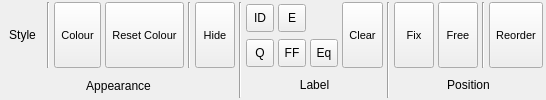
      <widget class="QWidget" name="SelectionTab">
       <attribute name="title">
        <string>Selection</string>
       </attribute>
       <layout class="QHBoxLayout" name="horizontalLayout_3">
        <property name="spacing">
         <number>4</number>
        </property>
        <property name="margin">
         <number>2</number>
        </property>
        <item>
         <layout class="QGridLayout" name="gridLayout_15">
          <property name="verticalSpacing">
           <number>6</number>
          </property>
          <item row="0" column="0">
           <widget class="TMenuButton" name="SelectionAppearanceStyleButton">
            <property name="sizePolicy">
             <sizepolicy hsizetype="Preferred" vsizetype="Fixed">
              <horstretch>0</horstretch>
              <verstretch>0</verstretch>
             </sizepolicy>
            </property>
            <property name="minimumSize">
             <size>
              <width>40</width>
              <height>66</height>
             </size>
            </property>
            <property name="maximumSize">
             <size>
              <width>56</width>
              <height>66</height>
             </size>
            </property>
            <property name="toolTip">
             <string>Set the rendering style of the current selection</string>
            </property>
            <property name="text">
             <string>Style</string>
            </property>
            <property name="iconSize">
             <size>
              <width>30</width>
              <height>30</height>
             </size>
            </property>
            <property name="checkable">
             <bool>false</bool>
            </property>
            <property name="autoExclusive">
             <bool>false</bool>
            </property>
            <property name="toolButtonStyle">
             <enum>Qt::ToolButtonTextUnderIcon</enum>
            </property>
            <property name="autoRaise">
             <bool>true</bool>
            </property>
           </widget>
          </item>
          <item row="0" column="2">
           <widget class="TMenuButton" name="SelectionAppearanceColourButton">
            <property name="sizePolicy">
             <sizepolicy hsizetype="Preferred" vsizetype="Fixed">
              <horstretch>0</horstretch>
              <verstretch>0</verstretch>
             </sizepolicy>
            </property>
            <property name="minimumSize">
             <size>
              <width>40</width>
              <height>66</height>
             </size>
            </property>
            <property name="maximumSize">
             <size>
              <width>128</width>
              <height>66</height>
             </size>
            </property>
            <property name="font">
             <font>
              <pointsize>8</pointsize>
             </font>
            </property>
            <property name="toolTip">
             <string>Set the individual colour of the current selection (for Own scheme)</string>
            </property>
            <property name="text">
             <string>Colour</string>
            </property>
            <property name="iconSize">
             <size>
              <width>30</width>
              <height>30</height>
             </size>
            </property>
            <property name="checkable">
             <bool>false</bool>
            </property>
            <property name="checked">
             <bool>false</bool>
            </property>
            <property name="autoExclusive">
             <bool>false</bool>
            </property>
            <property name="toolButtonStyle">
             <enum>Qt::ToolButtonTextUnderIcon</enum>
            </property>
            <property name="autoRaise">
             <bool>false</bool>
            </property>
           </widget>
          </item>
          <item row="0" column="1">
           <widget class="Line" name="line_2">
            <property name="orientation">
             <enum>Qt::Vertical</enum>
            </property>
           </widget>
          </item>
          <item row="0" column="5">
           <widget class="TMenuButton" name="SelectionAppearanceHideButton">
            <property name="sizePolicy">
             <sizepolicy hsizetype="Preferred" vsizetype="Fixed">
              <horstretch>0</horstretch>
              <verstretch>0</verstretch>
             </sizepolicy>
            </property>
            <property name="minimumSize">
             <size>
              <width>40</width>
              <height>66</height>
             </size>
            </property>
            <property name="maximumSize">
             <size>
              <width>128</width>
              <height>66</height>
             </size>
            </property>
            <property name="font">
             <font>
              <pointsize>8</pointsize>
             </font>
            </property>
            <property name="toolTip">
             <string>Set the individual colour of the current selection (for Own scheme)</string>
            </property>
            <property name="text">
             <string>Hide</string>
            </property>
            <property name="icon">
             <iconset resource="icons.qrc">
              <normaloff>:/selection/icons/selection_hide.svg</normaloff>:/selection/icons/selection_hide.svg</iconset>
            </property>
            <property name="iconSize">
             <size>
              <width>30</width>
              <height>30</height>
             </size>
            </property>
            <property name="checkable">
             <bool>false</bool>
            </property>
            <property name="checked">
             <bool>false</bool>
            </property>
            <property name="autoExclusive">
             <bool>false</bool>
            </property>
            <property name="toolButtonStyle">
             <enum>Qt::ToolButtonTextUnderIcon</enum>
            </property>
            <property name="autoRaise">
             <bool>false</bool>
            </property>
           </widget>
          </item>
          <item row="0" column="4">
           <widget class="Line" name="line_4">
            <property name="orientation">
             <enum>Qt::Vertical</enum>
            </property>
           </widget>
          </item>
          <item row="1" column="0" colspan="6">
           <widget class="QLabel" name="label_30">
            <property name="sizePolicy">
             <sizepolicy hsizetype="Minimum" vsizetype="Minimum">
              <horstretch>0</horstretch>
              <verstretch>0</verstretch>
             </sizepolicy>
            </property>
            <property name="frameShape">
             <enum>QFrame::NoFrame</enum>
            </property>
            <property name="text">
             <string>Appearance</string>
            </property>
            <property name="alignment">
             <set>Qt::AlignCenter</set>
            </property>
           </widget>
          </item>
          <item row="0" column="3">
           <widget class="TMenuButton" name="SelectionAppearanceResetToElementButton">
            <property name="sizePolicy">
             <sizepolicy hsizetype="Preferred" vsizetype="Fixed">
              <horstretch>0</horstretch>
              <verstretch>0</verstretch>
             </sizepolicy>
            </property>
            <property name="minimumSize">
             <size>
              <width>40</width>
              <height>66</height>
             </size>
            </property>
            <property name="maximumSize">
             <size>
              <width>128</width>
              <height>66</height>
             </size>
            </property>
            <property name="font">
             <font>
              <pointsize>8</pointsize>
             </font>
            </property>
            <property name="toolTip">
             <string>Set the individual colour of the current selection (for Own scheme)</string>
            </property>
            <property name="text">
             <string>Reset Colour</string>
            </property>
            <property name="icon">
             <iconset resource="icons.qrc">
              <normaloff>:/selection/icons/selection_resetcolour.svg</normaloff>:/selection/icons/selection_resetcolour.svg</iconset>
            </property>
            <property name="iconSize">
             <size>
              <width>30</width>
              <height>30</height>
             </size>
            </property>
            <property name="checkable">
             <bool>false</bool>
            </property>
            <property name="checked">
             <bool>false</bool>
            </property>
            <property name="autoExclusive">
             <bool>false</bool>
            </property>
            <property name="toolButtonStyle">
             <enum>Qt::ToolButtonTextUnderIcon</enum>
            </property>
            <property name="autoRaise">
             <bool>false</bool>
            </property>
           </widget>
          </item>
         </layout>
        </item>
        <item>
         <widget class="Line" name="line">
          <property name="orientation">
           <enum>Qt::Vertical</enum>
          </property>
         </widget>
        </item>
        <item>
         <layout class="QGridLayout" name="gridLayout_16">
          <item row="0" column="0">
           <widget class="QToolButton" name="SelectionLabelIDButton">
            <property name="minimumSize">
             <size>
              <width>28</width>
              <height>28</height>
             </size>
            </property>
            <property name="maximumSize">
             <size>
              <width>28</width>
              <height>28</height>
             </size>
            </property>
            <property name="toolTip">
             <string>Add numerical ID labels to selection</string>
            </property>
            <property name="text">
             <string>ID</string>
            </property>
            <property name="iconSize">
             <size>
              <width>16</width>
              <height>16</height>
             </size>
            </property>
            <property name="checkable">
             <bool>false</bool>
            </property>
            <property name="checked">
             <bool>false</bool>
            </property>
            <property name="toolButtonStyle">
             <enum>Qt::ToolButtonTextOnly</enum>
            </property>
            <property name="autoRaise">
             <bool>false</bool>
            </property>
           </widget>
          </item>
          <item row="0" column="1">
           <widget class="QToolButton" name="SelectionLabelElementButton">
            <property name="minimumSize">
             <size>
              <width>28</width>
              <height>28</height>
             </size>
            </property>
            <property name="maximumSize">
             <size>
              <width>28</width>
              <height>28</height>
             </size>
            </property>
            <property name="toolTip">
             <string>Add element labels to selection</string>
            </property>
            <property name="text">
             <string>E</string>
            </property>
            <property name="iconSize">
             <size>
              <width>16</width>
              <height>16</height>
             </size>
            </property>
            <property name="checkable">
             <bool>false</bool>
            </property>
            <property name="checked">
             <bool>false</bool>
            </property>
            <property name="toolButtonStyle">
             <enum>Qt::ToolButtonTextOnly</enum>
            </property>
            <property name="autoRaise">
             <bool>false</bool>
            </property>
           </widget>
          </item>
          <item row="1" column="1">
           <widget class="QToolButton" name="SelectionLabelTypeButton">
            <property name="minimumSize">
             <size>
              <width>28</width>
              <height>28</height>
             </size>
            </property>
            <property name="maximumSize">
             <size>
              <width>28</width>
              <height>28</height>
             </size>
            </property>
            <property name="toolTip">
             <string>Add forcefield type labels to selection</string>
            </property>
            <property name="text">
             <string>FF</string>
            </property>
            <property name="iconSize">
             <size>
              <width>16</width>
              <height>16</height>
             </size>
            </property>
            <property name="checkable">
             <bool>false</bool>
            </property>
            <property name="toolButtonStyle">
             <enum>Qt::ToolButtonTextOnly</enum>
            </property>
            <property name="autoRaise">
             <bool>false</bool>
            </property>
           </widget>
          </item>
          <item row="1" column="0">
           <widget class="QToolButton" name="SelectionLabelChargeButton">
            <property name="minimumSize">
             <size>
              <width>28</width>
              <height>28</height>
             </size>
            </property>
            <property name="maximumSize">
             <size>
              <width>28</width>
              <height>28</height>
             </size>
            </property>
            <property name="toolTip">
             <string>Add charge labels to selection</string>
            </property>
            <property name="text">
             <string>Q</string>
            </property>
            <property name="iconSize">
             <size>
              <width>16</width>
              <height>16</height>
             </size>
            </property>
            <property name="checkable">
             <bool>false</bool>
            </property>
            <property name="toolButtonStyle">
             <enum>Qt::ToolButtonTextOnly</enum>
            </property>
            <property name="autoRaise">
             <bool>false</bool>
            </property>
           </widget>
          </item>
          <item row="1" column="2">
           <widget class="QToolButton" name="SelectionLabelEquivalentButton">
            <property name="minimumSize">
             <size>
              <width>28</width>
              <height>28</height>
             </size>
            </property>
            <property name="maximumSize">
             <size>
              <width>28</width>
              <height>28</height>
             </size>
            </property>
            <property name="toolTip">
             <string>Add forcefield equivalent type labels to selection</string>
            </property>
            <property name="text">
             <string>Eq</string>
            </property>
            <property name="iconSize">
             <size>
              <width>16</width>
              <height>16</height>
             </size>
            </property>
            <property name="checkable">
             <bool>false</bool>
            </property>
            <property name="toolButtonStyle">
             <enum>Qt::ToolButtonTextOnly</enum>
            </property>
            <property name="autoRaise">
             <bool>false</bool>
            </property>
           </widget>
          </item>
          <item row="2" column="0" colspan="4">
           <widget class="QLabel" name="label_66">
            <property name="sizePolicy">
             <sizepolicy hsizetype="Minimum" vsizetype="Minimum">
              <horstretch>0</horstretch>
              <verstretch>0</verstretch>
             </sizepolicy>
            </property>
            <property name="frameShape">
             <enum>QFrame::NoFrame</enum>
            </property>
            <property name="text">
             <string>Label</string>
            </property>
            <property name="alignment">
             <set>Qt::AlignCenter</set>
            </property>
           </widget>
          </item>
          <item row="0" column="3" rowspan="2">
           <widget class="TMenuButton" name="SelectionLabelClearButton">
            <property name="sizePolicy">
             <sizepolicy hsizetype="Preferred" vsizetype="Fixed">
              <horstretch>0</horstretch>
              <verstretch>0</verstretch>
             </sizepolicy>
            </property>
            <property name="minimumSize">
             <size>
              <width>40</width>
              <height>66</height>
             </size>
            </property>
            <property name="maximumSize">
             <size>
              <width>128</width>
              <height>66</height>
             </size>
            </property>
            <property name="font">
             <font>
              <pointsize>8</pointsize>
             </font>
            </property>
            <property name="toolTip">
             <string>Clear all labels from the current selection</string>
            </property>
            <property name="text">
             <string>Clear</string>
            </property>
            <property name="icon">
             <iconset resource="icons.qrc">
              <normaloff>:/basic/icons/basic_cross.svg</normaloff>:/basic/icons/basic_cross.svg</iconset>
            </property>
            <property name="iconSize">
             <size>
              <width>30</width>
              <height>30</height>
             </size>
            </property>
            <property name="checkable">
             <bool>false</bool>
            </property>
            <property name="checked">
             <bool>false</bool>
            </property>
            <property name="autoExclusive">
             <bool>false</bool>
            </property>
            <property name="toolButtonStyle">
             <enum>Qt::ToolButtonTextUnderIcon</enum>
            </property>
            <property name="autoRaise">
             <bool>false</bool>
            </property>
           </widget>
          </item>
         </layout>
        </item>
        <item>
         <widget class="Line" name="line_3">
          <property name="orientation">
           <enum>Qt::Vertical</enum>
          </property>
         </widget>
        </item>
        <item>
         <layout class="QGridLayout" name="gridLayout_17">
          <item row="0" column="0">
           <widget class="TMenuButton" name="SelectionPositionFixButton">
            <property name="sizePolicy">
             <sizepolicy hsizetype="Preferred" vsizetype="Fixed">
              <horstretch>0</horstretch>
              <verstretch>0</verstretch>
             </sizepolicy>
            </property>
            <property name="minimumSize">
             <size>
              <width>40</width>
              <height>66</height>
             </size>
            </property>
            <property name="maximumSize">
             <size>
              <width>128</width>
              <height>66</height>
             </size>
            </property>
            <property name="font">
             <font>
              <pointsize>8</pointsize>
             </font>
            </property>
            <property name="toolTip">
             <string>Clear all labels from the current selection</string>
            </property>
            <property name="text">
             <string>Fix</string>
            </property>
            <property name="icon">
             <iconset resource="icons.qrc">
              <normaloff>:/selection/icons/selection_fix.svg</normaloff>:/selection/icons/selection_fix.svg</iconset>
            </property>
            <property name="iconSize">
             <size>
              <width>30</width>
              <height>30</height>
             </size>
            </property>
            <property name="checkable">
             <bool>false</bool>
            </property>
            <property name="checked">
             <bool>false</bool>
            </property>
            <property name="autoExclusive">
             <bool>false</bool>
            </property>
            <property name="toolButtonStyle">
             <enum>Qt::ToolButtonTextUnderIcon</enum>
            </property>
            <property name="autoRaise">
             <bool>false</bool>
            </property>
           </widget>
          </item>
          <item row="0" column="1">
           <widget class="TMenuButton" name="SelectionPositionFreeButton">
            <property name="sizePolicy">
             <sizepolicy hsizetype="Preferred" vsizetype="Fixed">
              <horstretch>0</horstretch>
              <verstretch>0</verstretch>
             </sizepolicy>
            </property>
            <property name="minimumSize">
             <size>
              <width>40</width>
              <height>66</height>
             </size>
            </property>
            <property name="maximumSize">
             <size>
              <width>128</width>
              <height>66</height>
             </size>
            </property>
            <property name="font">
             <font>
              <pointsize>8</pointsize>
             </font>
            </property>
            <property name="toolTip">
             <string>Clear all labels from the current selection</string>
            </property>
            <property name="text">
             <string>Free</string>
            </property>
            <property name="icon">
             <iconset resource="icons.qrc">
              <normaloff>:/selection/icons/selection_free.svg</normaloff>:/selection/icons/selection_free.svg</iconset>
            </property>
            <property name="iconSize">
             <size>
              <width>30</width>
              <height>30</height>
             </size>
            </property>
            <property name="checkable">
             <bool>false</bool>
            </property>
            <property name="checked">
             <bool>false</bool>
            </property>
            <property name="autoExclusive">
             <bool>false</bool>
            </property>
            <property name="toolButtonStyle">
             <enum>Qt::ToolButtonTextUnderIcon</enum>
            </property>
            <property name="autoRaise">
             <bool>false</bool>
            </property>
           </widget>
          </item>
          <item row="0" column="2">
           <widget class="Line" name="line_5">
            <property name="orientation">
             <enum>Qt::Vertical</enum>
            </property>
           </widget>
          </item>
          <item row="0" column="3">
           <widget class="TMenuButton" name="SelectionPositionReorderButton">
            <property name="sizePolicy">
             <sizepolicy hsizetype="Preferred" vsizetype="Fixed">
              <horstretch>0</horstretch>
              <verstretch>0</verstretch>
             </sizepolicy>
            </property>
            <property name="minimumSize">
             <size>
              <width>40</width>
              <height>66</height>
             </size>
            </property>
            <property name="maximumSize">
             <size>
              <width>128</width>
              <height>66</height>
             </size>
            </property>
            <property name="font">
             <font>
              <pointsize>8</pointsize>
             </font>
            </property>
            <property name="toolTip">
             <string>Clear all labels from the current selection</string>
            </property>
            <property name="text">
             <string>Reorder</string>
            </property>
            <property name="icon">
             <iconset resource="icons.qrc">
              <normaloff>:/selection/icons/selection_reorder.svg</normaloff>:/selection/icons/selection_reorder.svg</iconset>
            </property>
            <property name="iconSize">
             <size>
              <width>30</width>
              <height>30</height>
             </size>
            </property>
            <property name="checkable">
             <bool>false</bool>
            </property>
            <property name="checked">
             <bool>false</bool>
            </property>
            <property name="autoExclusive">
             <bool>false</bool>
            </property>
            <property name="toolButtonStyle">
             <enum>Qt::ToolButtonTextUnderIcon</enum>
            </property>
            <property name="autoRaise">
             <bool>false</bool>
            </property>
           </widget>
          </item>
          <item row="1" column="0" colspan="4">
           <widget class="QLabel" name="label_75">
            <property name="sizePolicy">
             <sizepolicy hsizetype="Minimum" vsizetype="Minimum">
              <horstretch>0</horstretch>
              <verstretch>0</verstretch>
             </sizepolicy>
            </property>
            <property name="frameShape">
             <enum>QFrame::NoFrame</enum>
            </property>
            <property name="text">
             <string>Position</string>
            </property>
            <property name="alignment">
             <set>Qt::AlignCenter</set>
            </property>
           </widget>
          </item>
         </layout>
        </item>
        <item>
         <spacer name="horizontalSpacer_33">
          <property name="orientation">
           <enum>Qt::Horizontal</enum>
          </property>
          <property name="sizeType">
           <enum>QSizePolicy::MinimumExpanding</enum>
          </property>
          <property name="sizeHint" stdset="0">
           <size>
            <width>1</width>
            <height>20</height>
           </size>
          </property>
         </spacer>
        </item>
       </layout>
      </widget>
